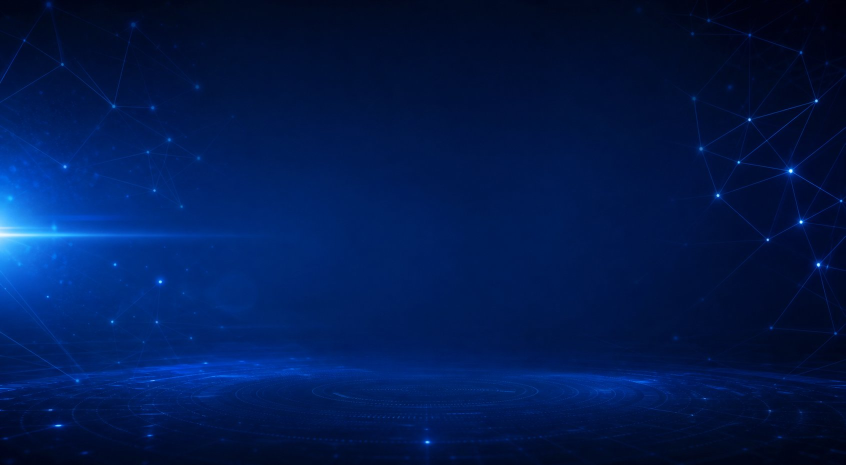
#> input picture backgrounds/blue_tech.jpg, 1691 x 930 px (shown at 1/2 size)
$ python -i app.py   (imports and definitions only)
#> lines starting #> are read from the running program, lines starting #| are printed output that depends on the picture
#!/usr/bin/env python3
# -*- coding: utf-8 -*-
"""
════════════════════════════════════════════════════════════════════════════
  مِرآة — استوديو الصور المتقدم
  Mirror — Advanced Image Studio (Backend)
════════════════════════════════════════════════════════════════════════════
  المشروع: محرر صور يحاكي المحررات الشهيرة.
  التقنية : باك-اند Python (بدون إطارات معقدة - مكتبة قياسية فقط + Pillow + numpy)
  الواجهة : ملف واحد index.html

  التشغيل في Visual Studio Code (بسيط جداً):
     1)  افتح مجلد المشروع في VS Code.
     2)  افتح الطرفية (Terminal).
     3)  نفّذ الأمر:          python app.py
     4)  افتح المتصفح على:     http://localhost:8000

  المتطلبات (تُثبَّت مرة واحدة فقط):
     pip install pillow numpy

  ─────────────────────────────────────────────────────────────────────────
  تقسيم المشروع (كما طلبت):
     • جهة «المعالجة والتحسين والتنعيم» ⟵ بكسلات + فلتر تنعيم/تحديد/حواف.
     • جهة «العمليات الأخرى»            ⟵ هندسة، تحويل صيغ، إزالة خلفية، رسم.
     • جهة «الميزات الإبداعية»           ⟵ دمج، خلفيات منتجات، مؤثرات فنية.
  ─────────────────────────────────────────────────────────────────────────
  الخوارزميات الواردة في المحاضرات المرفقة:
      Lab1: قراءة/حفظ، معلومات، تحويل صيغ.                  ✔
      Lab2: قص، تكبير/تصغير، تدوير، نقل، دمج، خلفية منتج.    ✔
      Lab3: Negative، Logarithm، Equalization (Histogram).   ✔
      Lab4: Mean & Gaussian (Linear)، Median (Non-Linear)،
            Custom Kernel.                                   ✔
      Lab5: Laplacian، Difference، Laplacian Edge، Sobel،
            Canny.                                           ✔
"""

from __future__ import annotations

import base64
import io
import json
import math
import os
import sys
from collections import deque
from http.server import BaseHTTPRequestHandler, ThreadingHTTPServer
from pathlib import Path
from typing import Any
from urllib.parse import unquote, urlparse

import numpy as np
from PIL import Image, ImageChops, ImageDraw, ImageEnhance, ImageFilter, ImageFont, ImageOps


HOST = "0.0.0.0"
PORT = int(os.environ.get("PORT", "8000"))
ROOT = Path(__file__).resolve().parent
INDEX_FILE = ROOT / "index.html"
BACKGROUND_DIR = ROOT / "backgrounds"
GUIDE_PDF = ROOT / "دليل_الاستخدام_الشامل_مرآة.pdf"
GUIDE_DOCX = ROOT / "دليل_الاستخدام_الشامل_مرآة.docx"
# أسماء بديلة لدعم التحميل من الموقع
GUIDE_ALIASES = {
    "/guide.pdf": GUIDE_PDF,
    "/دليل_الاستخدام_الشامل_مرآة.pdf": GUIDE_PDF,
    "/دليل_الاستخدام.pdf": GUIDE_PDF,
    "/دليل-الاستخدام.pdf": GUIDE_PDF,
    "/help.pdf": GUIDE_PDF,
    "/guide.docx": GUIDE_DOCX,
    "/دليل_الاستخدام_الشامل_مرآة.docx": GUIDE_DOCX,
    "/دليل_الاستخدام.docx": GUIDE_DOCX,
}
MAX_BODY = 64 * 1024 * 1024


# ═══════════════════════════════════════════════════════════════════════════
#  أدوات مساعدة عامة
# ═══════════════════════════════════════════════════════════════════════════

def clamp_int(value: Any, low: int, high: int, default: int) -> int:
    try:
        return max(low, min(high, int(float(value))))
    except (TypeError, ValueError):
        return default


# [49 lines left out: functions clamp_float, decode_data_url, _flatten_for_jpeg, encode_data_url, not called in this run]


def np_from(image: Image.Image) -> np.ndarray:
    return np.asarray(image.convert("RGBA")).astype(np.float32)


# [8 lines left out: function to_image, not called in this run]


def grayscale_array(image: Image.Image) -> np.ndarray:
    return np.asarray(ImageOps.grayscale(image)).astype(np.float32)


# [411 lines left out: functions put_alpha, convolve_channel, normalize_edges, apply_gamma, apply_logarithm, apply_negative and 23 more, not called in this run]


# ═══════════════════════════════════════════════════════════════════════════
#  إزالة الخلفية + الدمج + خلفيات المنتجات
# ═══════════════════════════════════════════════════════════════════════════

def _median(values: list[int]) -> int:
    values.sort()
    return values[len(values) // 2]


def estimate_border_color(image: Image.Image) -> tuple[int, int, int]:
    rgb = image.convert("RGB")
    w, h = rgb.size
    step = max(1, int(max(w, h) / 80))
    samples: list[tuple[int, int, int]] = []
    for x in range(0, w, step):
        samples.append(rgb.getpixel((x, 0)))
        samples.append(rgb.getpixel((x, h - 1)))
    for y in range(0, h, step):
        samples.append(rgb.getpixel((0, y)))
        samples.append(rgb.getpixel((w - 1, y)))
    return (_median([p[0] for p in samples]), _median([p[1] for p in samples]), _median([p[2] for p in samples]))


def remove_background_simple(image: Image.Image, tolerance: int = 52) -> Image.Image:
    """إزالة الخلفية المتصلة بالحواف عبر flood fill لوني (خفيف وتعليمي)."""
    w, h = image.size
    if w * h > 12_000_000:
        scale = math.sqrt(12_000_000 / (w * h))
        small = image.resize((max(1, int(w * scale)), max(1, int(h * scale))), Image.Resampling.LANCZOS)
        return remove_background_simple(small, tolerance).resize((w, h), Image.Resampling.LANCZOS)
    rgb = image.convert("RGB")
    px = rgb.load()
    ref = estimate_border_color(image)
    tol = clamp_int(tolerance, 5, 130, 52)
    tol2 = tol * tol
    mask = bytearray(w * h)
    light_bg = min(ref) >= 180 and max(ref) - min(ref) < 55
    for y in range(h):
        row = y * w
        for x in range(w):
            r, g, b = px[x, y]
            distance = (r - ref[0]) ** 2 + (g - ref[1]) ** 2 + (b - ref[2]) ** 2
            near_white = light_bg and r >= 238 and g >= 238 and b >= 238
            if distance <= tol2 or near_white:
                mask[row + x] = 1
    visited = bytearray(w * h)
    queue: deque[tuple[int, int]] = deque()

    def add_edge(x: int, y: int) -> None:
        index = y * w + x
        if mask[index] and not visited[index]:
            visited[index] = 1
            queue.append((x, y))

    for x in range(w):
        add_edge(x, 0)
        add_edge(x, h - 1)
    for y in range(h):
        add_edge(0, y)
        add_edge(w - 1, y)
    while queue:
        x, y = queue.popleft()
        if x > 0:
            add_edge(x - 1, y)
        if x + 1 < w:
            add_edge(x + 1, y)
        if y > 0:
            add_edge(x, y - 1)
        if y + 1 < h:
            add_edge(x, y + 1)
    out = image.copy().convert("RGBA")
    out_px = out.load()
    for y in range(h):
        row = y * w
        for x in range(w):
            if visited[row + x]:
                r, g, b, _ = out_px[x, y]
                out_px[x, y] = (r, g, b, 0)
    return out


# [341 lines left out: functions remove_background, composite_on_background, blend_images, resize_keep_ratio, crop_image, skew_image and 3 more, not called in this run]


# ═══════════════════════════════════════════════════════════════════════════
#  خادم HTTP
# ═══════════════════════════════════════════════════════════════════════════

class ImageEditorHandler(BaseHTTPRequestHandler):
    server_version = "MirrorImageStudio/2.0"

    def log_message(self, fmt: str, *args: Any) -> None:
        sys.stdout.write("[server] " + (fmt % args) + "\n")
        sys.stdout.flush()

    # [190 lines left out: functions _headers, send_json, do_OPTIONS, _get_path, do_HEAD, do_GET and 2 more, not called in this run]


# [2 lines not run here, left out]

>>> from PIL import Image
>>> picture = Image.open('backgrounds/blue_tech.jpg')
#> picture is the input picture: PIL image 1691x930 RGB; mean R, G, B 1.3, 26, 79.7
>>> result = remove_background_simple(picture)
#> after the loop in estimate_border_color, `for x in range(0, w, step):`: samples = 162 items, first 6: (0, 3, 22), (3, 6, 23), (0, 5, 24), (1, 8, 36), (0, 5, 24), (0, 5, 25)
#> after the loop in estimate_border_color, `for y in range(0, h, step):`: samples = 252 items, first 6: (0, 3, 22), (3, 6, 23), (0, 5, 24), (1, 8, 36), (0, 5, 24), (0, 5, 25)
#> in remove_background_simple, `ref = estimate_border_color(image)`: ref = (1, 9, 35)
#> in remove_background_simple, `light_bg = min(ref) >= 180 and max(ref) - min(ref) < 55`: light_bg = False
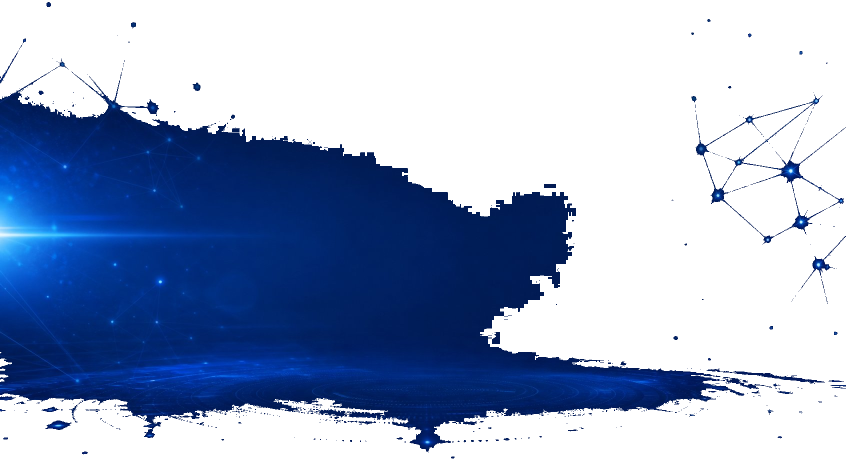
#> result: PIL image 1691x930 RGBA (shown at 1/2 size); mean R, G, B, A 1.3, 26, 79.7, 99.7; transparent parts drawn white

$ run again, on backgrounds/neon_dark.jpg
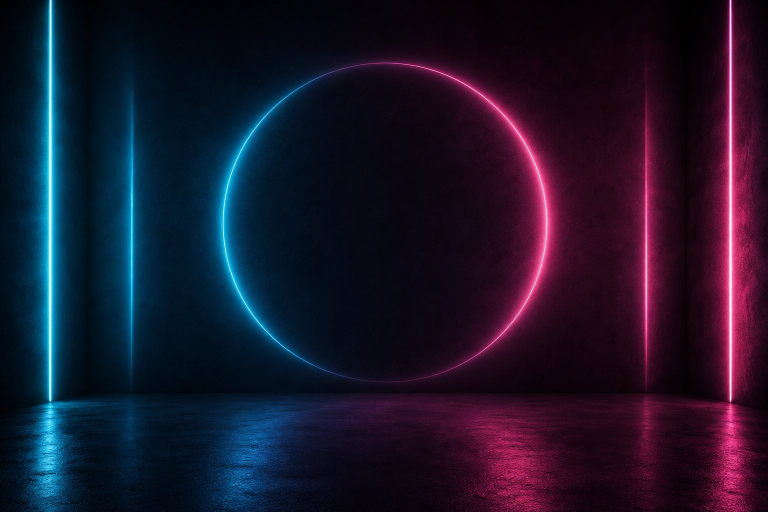
#> input picture backgrounds/neon_dark.jpg, 1536 x 1024 px (shown at 1/2 size)
#> picture is the input picture: PIL image 1536x1024 RGB; mean R, G, B 28, 22.1, 42.6
#> after the loop in estimate_border_color, `for x in range(0, w, step):`: samples = 162 items, first 6: (1, 2, 6), (0, 6, 14), (1, 2, 7), (4, 14, 24), (0, 3, 8), (0, 16, 29)
#> after the loop in estimate_border_color, `for y in range(0, h, step):`: samples = 270 items, first 6: (1, 2, 6), (0, 6, 14), (1, 2, 7), (4, 14, 24), (0, 3, 8), (0, 16, 29)
#> ref = (6, 5, 15)
#> light_bg = False
#> `result = remove_background_simple(picture)`:
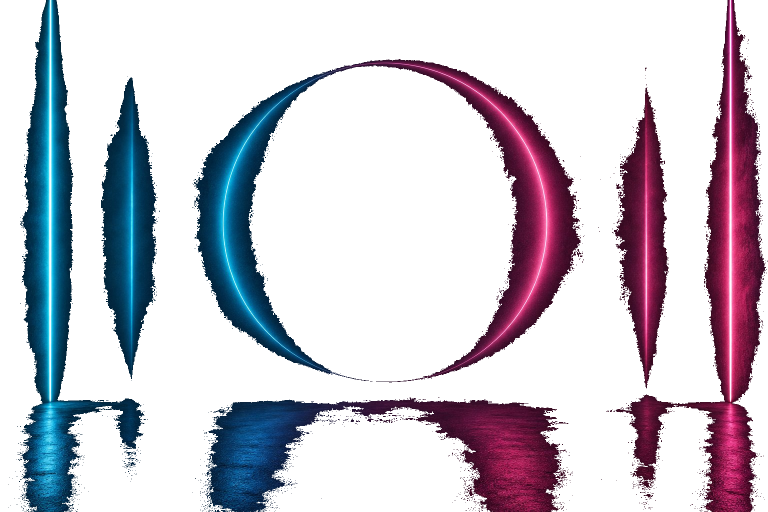
#> result: PIL image 1536x1024 RGBA (shown at 1/2 size); mean R, G, B, A 28, 22.1, 42.6, 72.6; transparent parts drawn white
